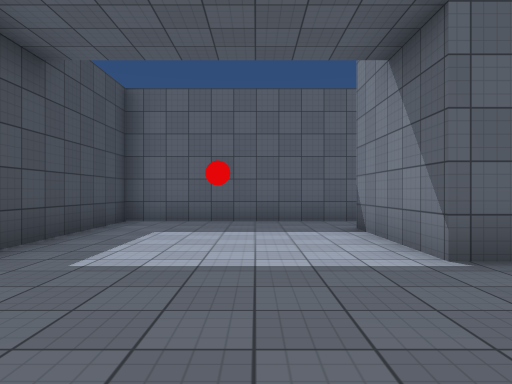
View 1 (above)

20 first-person views from a walk through a 3-D level made in the Unity game engine. The camera is 1.3 m above the floor, looks level and sees 70° across. The floor is counted in squares, 2 m on a side. Each view is taken from the middle of a square. On the plan, view 1 faces up. The plan holds only what a view shows up to about 11 squares ahead; the rest is blank. Surface patterns are stand-ins for the level's own textures.

View 2
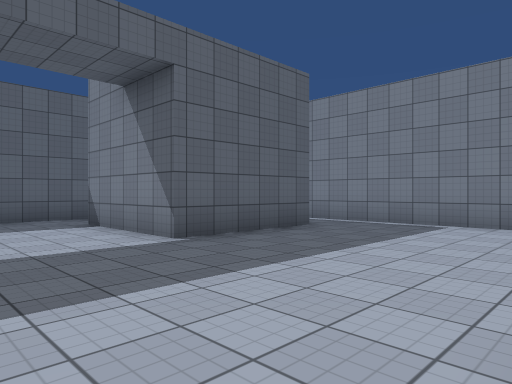

View 3
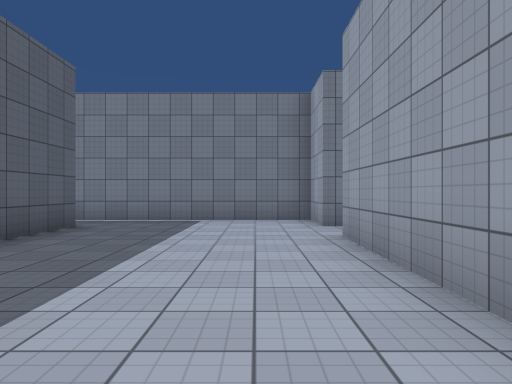

View 4
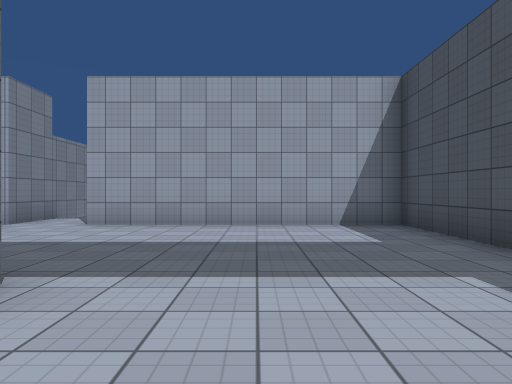

View 5
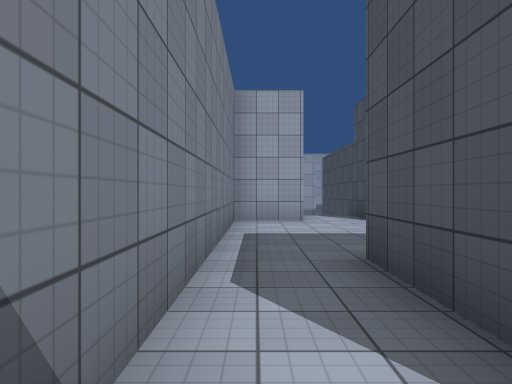

View 6
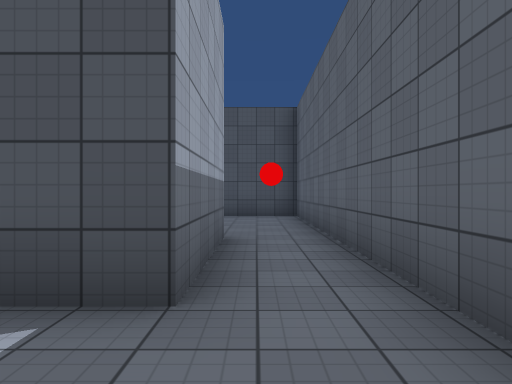

View 7
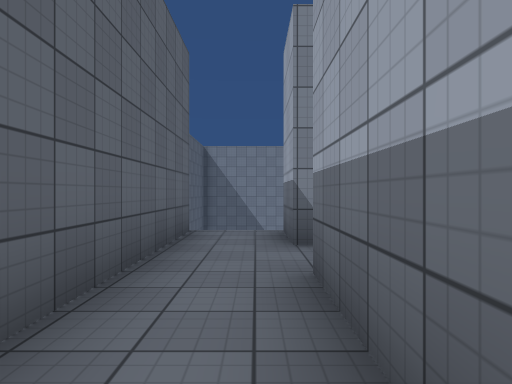

View 8
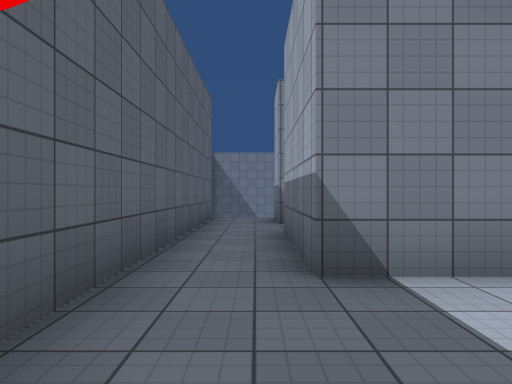

View 9
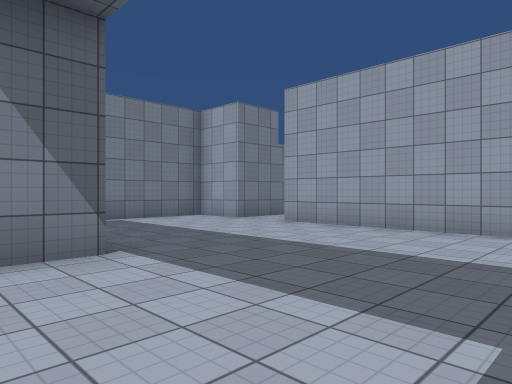

View 10
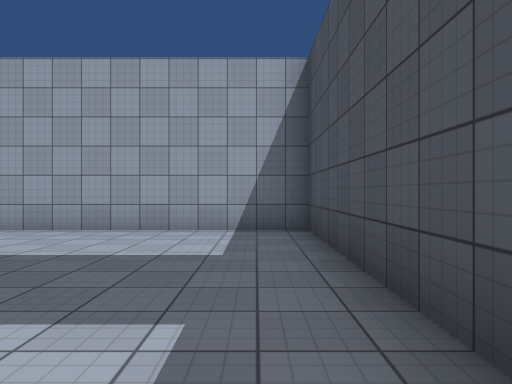

View 11
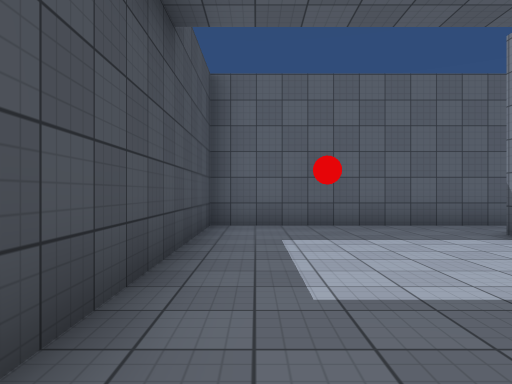

View 12
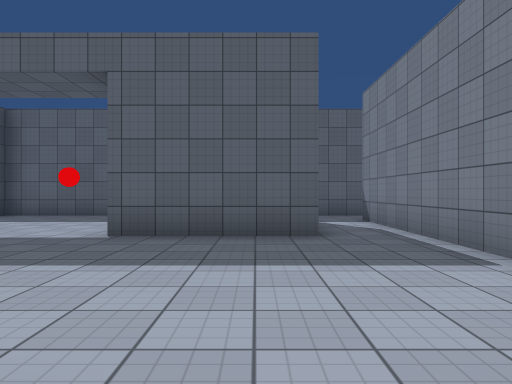

View 13
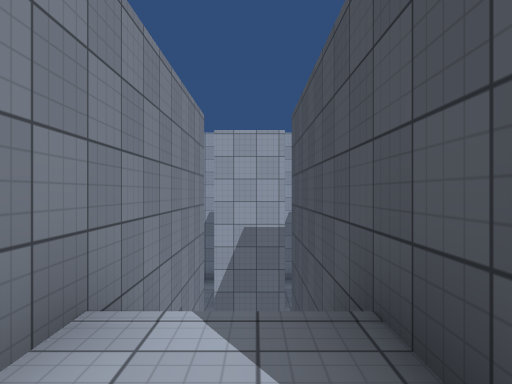

View 14
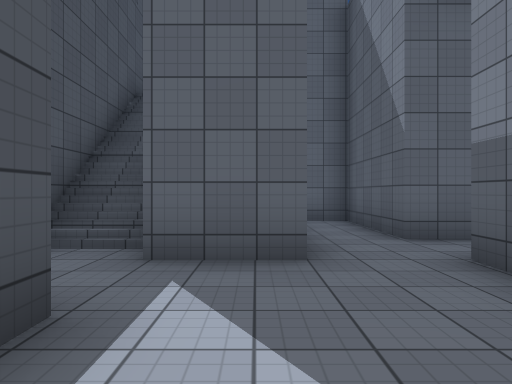

View 15
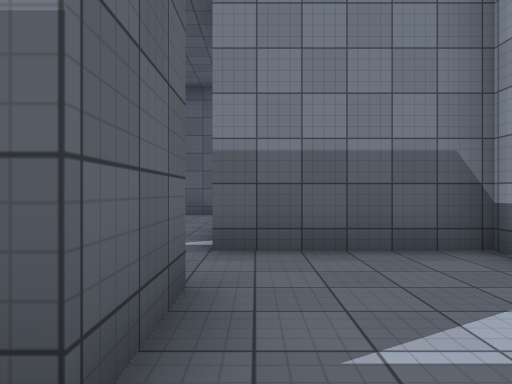

View 16
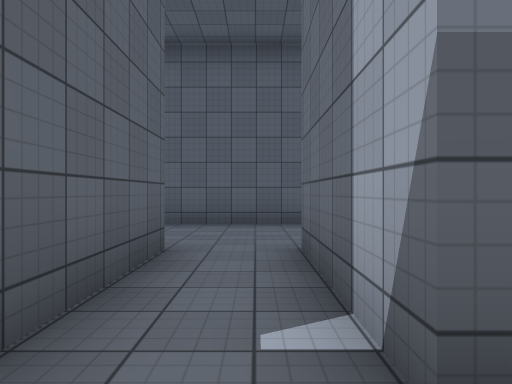

View 17
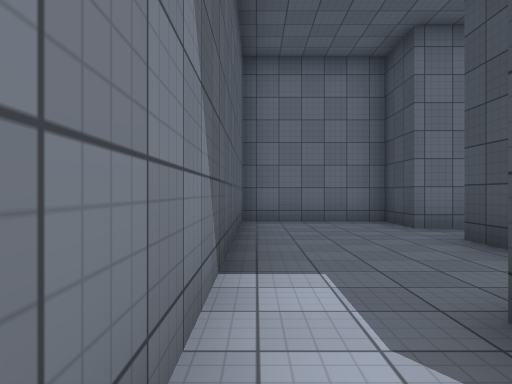

View 18
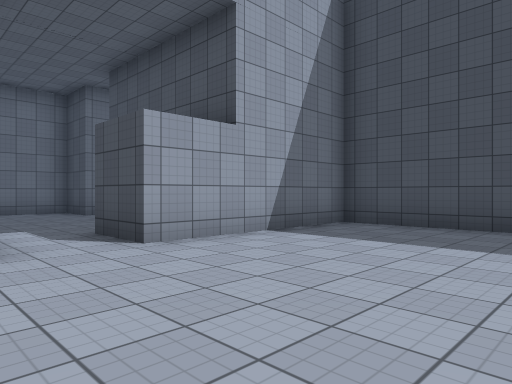

View 19
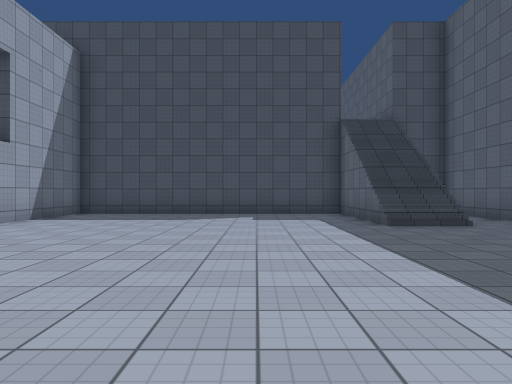

View 20
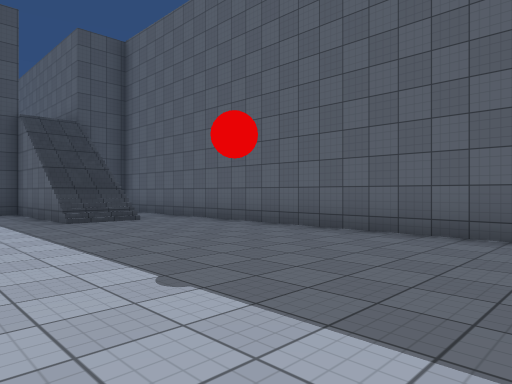

### Floor plan
Key: @ floor where view 1 was taken; # wall or solid block; . main floor; : floor 5.5 m higher than the main floor; / step, stairs or slope.
Columns run from 3 left of view 1 to 20 right of it. Each row starts with its distance up from view 1.
 10            ############
  9            # ..........
  8 ############////.......
  7 #:::::::::://///........
  6 #::::####:##............
  5 #::::####:##............
  4 #::::####:##............
  3 #:::::::::##..........
  2 #:::::::::##.........
  1 #:::::::::##.......
  0 #::@::::::##.......
 -1 #:::::::::##......
 -2 #######:########..#
 -3       #/# .#   ...#
 -4       #/# .#   ...#
 -5       #/# .## #...#
 -6       #/# ..###...#
 -7        /##........#
 -8        ....####...#
 -9         ...#  #####
-10        #...#
-11          . #

Where each view was taken, in squares from view 1:
view 1: 0 up, 0 right, facing up
view 2: 1 down, 1 left, facing up-right
view 3: 0 up, 2 left, facing right
view 4: 6 up, 0 right, facing down
view 5: 7 up, 6 right, facing down
view 6: 7 up, 7 right, facing left
view 7: 7 up, 2 right, facing right
view 8: 7 up, 1 left, facing right
view 9: 5 up, 2 left, facing down-right
view 10: 5 up, 2 left, facing down
view 11: 1 up, 2 left, facing up
view 12: 2 down, 4 right, facing up
view 13: 1 down, 4 right, facing down
view 14: 11 down, 6 right, facing up
view 15: 8 down, 4 right, facing right
view 16: 7 down, 7 right, facing right
view 17: 1 down, 14 right, facing down
view 18: 3 up, 15 right, facing down-left
view 19: 4 up, 19 right, facing left
view 20: 4 up, 20 right, facing up-left
